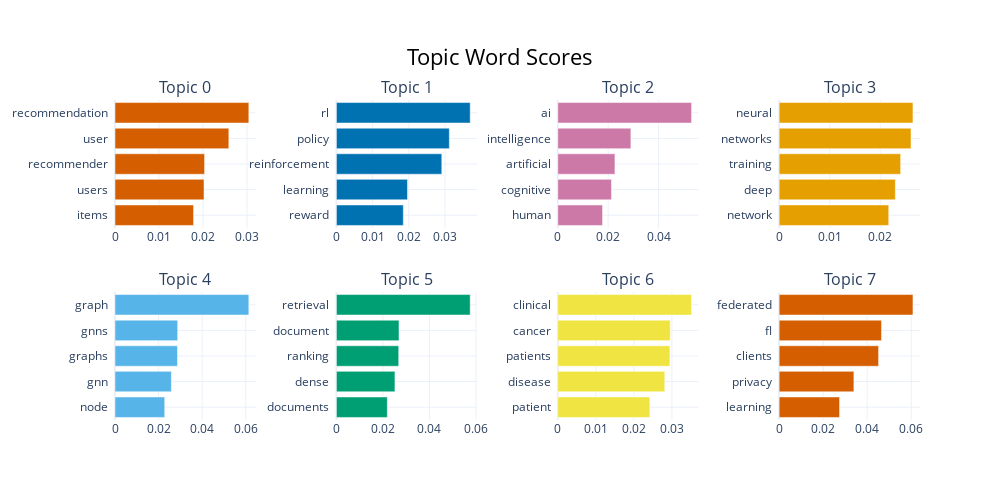

Notebook code cell kept with this figure:
### Code cell
topic_model.visualize_barchart()

### Figure 1 — Plotly figure (JSON) as saved in the notebook; plotly's stock layout.template omitted (floating-point values rounded to 4 significant figures)
{"data": [{"marker": {"color": "#D55E00"}, "orientation": "h", "type": "bar", "x": [0.01784, 0.02023, 0.02035, 0.02586, 0.03041], "xaxis": "x", "y": ["items  ", "users  ", "recommender  ", "user  ", "recommendation  "], "yaxis": "y"}, {"marker": {"color": "#0072B2"}, "orientation": "h", "type": "bar", "x": [0.01849, 0.01964, 0.02912, 0.0312, 0.03697], "xaxis": "x2", "y": ["reward  ", "learning  ", "reinforcement  ", "policy  ", "rl  "], "yaxis": "y2"}, {"marker": {"color": "#CC79A7"}, "orientation": "h", "type": "bar", "x": [0.01777, 0.0213, 0.02268, 0.02901, 0.05309], "xaxis": "x3", "y": ["human  ", "cognitive  ", "artificial  ", "intelligence  ", "ai  "], "yaxis": "y3"}, {"marker": {"color": "#E69F00"}, "orientation": "h", "type": "bar", "x": [0.02169, 0.023, 0.02405, 0.0261, 0.02648], "xaxis": "x4", "y": ["network  ", "deep  ", "training  ", "networks  ", "neural  "], "yaxis": "y4"}, {"marker": {"color": "#56B4E9"}, "orientation": "h", "type": "bar", "x": [0.02281, 0.02586, 0.02866, 0.02875, 0.06139], "xaxis": "x5", "y": ["node  ", "gnn  ", "graphs  ", "gnns  ", "graph  "], "yaxis": "y5"}, {"marker": {"color": "#009E73"}, "orientation": "h", "type": "bar", "x": [0.0219, 0.02517, 0.02679, 0.02692, 0.05753], "xaxis": "x6", "y": ["documents  ", "dense  ", "ranking  ", "document  ", "retrieval  "], "yaxis": "y6"}, {"marker": {"color": "#F0E442"}, "orientation": "h", "type": "bar", "x": [0.02421, 0.02813, 0.02947, 0.02957, 0.03517], "xaxis": "x7", "y": ["patient  ", "disease  ", "patients  ", "cancer  ", "clinical  "], "yaxis": "y7"}, {"marker": {"color": "#D55E00"}, "orientation": "h", "type": "bar", "x": [0.02746, 0.03397, 0.04519, 0.04652, 0.06081], "xaxis": "x8", "y": ["learning  ", "privacy  ", "clients  ", "fl  ", "federated  "], "yaxis": "y8"}], "layout": {"annotations": [{"font": {"size": 16}, "showarrow": false, "text": "Topic 0", "x": 0.0875, "xanchor": "center", "xref": "paper", "y": 1, "yanchor": "bottom", "yref": "paper"}, {"font": {"size": 16}, "showarrow": false, "text": "Topic 1", "x": 0.3625, "xanchor": "center", "xref": "paper", "y": 1, "yanchor": "bottom", "yref": "paper"}, {"font": {"size": 16}, "showarrow": false, "text": "Topic 2", "x": 0.6375, "xanchor": "center", "xref": "paper", "y": 1, "yanchor": "bottom", "yref": "paper"}, {"font": {"size": 16}, "showarrow": false, "text": "Topic 3", "x": 0.9125, "xanchor": "center", "xref": "paper", "y": 1, "yanchor": "bottom", "yref": "paper"}, {"font": {"size": 16}, "showarrow": false, "text": "Topic 4", "x": 0.0875, "xanchor": "center", "xref": "paper", "y": 0.4, "yanchor": "bottom", "yref": "paper"}, {"font": {"size": 16}, "showarrow": false, "text": "Topic 5", "x": 0.3625, "xanchor": "center", "xref": "paper", "y": 0.4, "yanchor": "bottom", "yref": "paper"}, {"font": {"size": 16}, "showarrow": false, "text": "Topic 6", "x": 0.6375, "xanchor": "center", "xref": "paper", "y": 0.4, "yanchor": "bottom", "yref": "paper"}, {"font": {"size": 16}, "showarrow": false, "text": "Topic 7", "x": 0.9125, "xanchor": "center", "xref": "paper", "y": 0.4, "yanchor": "bottom", "yref": "paper"}], "height": 500, "hoverlabel": {"bgcolor": "white", "font": {"family": "Rockwell", "size": 16}}, "showlegend": false, "title": {"font": {"color": "Black", "size": 22}, "text": "Topic Word Scores", "x": 0.5, "xanchor": "center", "yanchor": "top"}, "width": 1000, "xaxis": {"anchor": "y", "domain": [0, 0.175], "showgrid": true}, "xaxis2": {"anchor": "y2", "domain": [0.275, 0.45], "showgrid": true}, "xaxis3": {"anchor": "y3", "domain": [0.55, 0.725], "showgrid": true}, "xaxis4": {"anchor": "y4", "domain": [0.825, 1], "showgrid": true}, "xaxis5": {"anchor": "y5", "domain": [0, 0.175], "showgrid": true}, "xaxis6": {"anchor": "y6", "domain": [0.275, 0.45], "showgrid": true}, "xaxis7": {"anchor": "y7", "domain": [0.55, 0.725], "showgrid": true}, "xaxis8": {"anchor": "y8", "domain": [0.825, 1], "showgrid": true}, "yaxis": {"anchor": "x", "domain": [0.6, 1], "showgrid": true}, "yaxis2": {"anchor": "x2", "domain": [0.6, 1], "showgrid": true}, "yaxis3": {"anchor": "x3", "domain": [0.6, 1], "showgrid": true}, "yaxis4": {"anchor": "x4", "domain": [0.6, 1], "showgrid": true}, "yaxis5": {"anchor": "x5", "domain": [0, 0.4], "showgrid": true}, "yaxis6": {"anchor": "x6", "domain": [0, 0.4], "showgrid": true}, "yaxis7": {"anchor": "x7", "domain": [0, 0.4], "showgrid": true}, "yaxis8": {"anchor": "x8", "domain": [0, 0.4], "showgrid": true}}}
